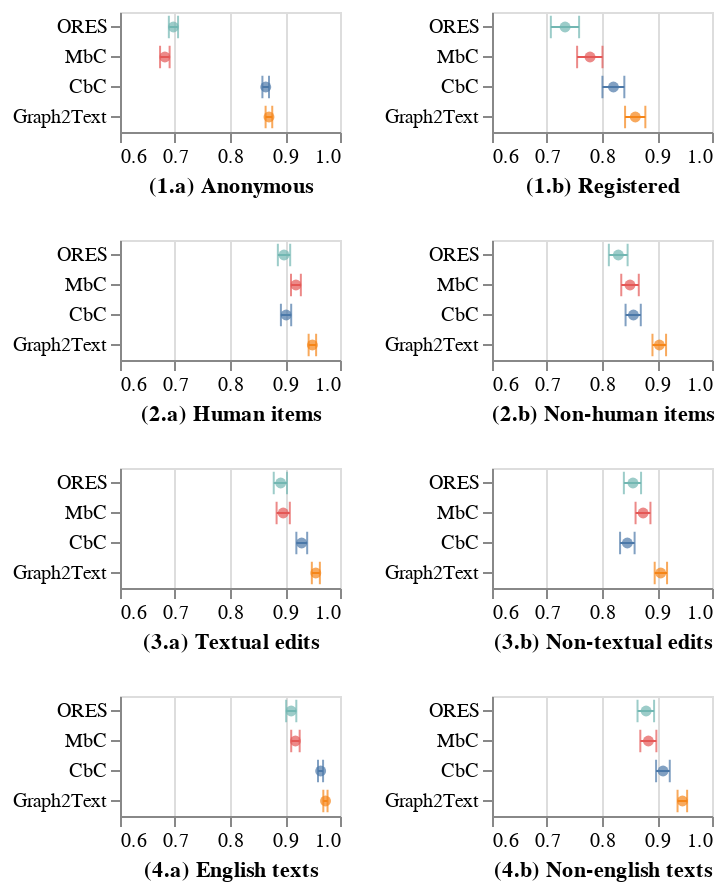

Write notebook code for a chart like this one.
### Code cell
import altair as alt
import pandas as pd

size = 85

def make_plot_local(ss_local, title="Edits count"):
    bar = alt.Chart(ss_local).mark_errorbar(ticks=True).encode(
        alt.X("x_top:Q").scale(domain=[0.65, 0.95]).title(title),
        alt.X2("x_bottom:Q"),
        alt.Y("model:N", title = "", sort=model_names),
        color = alt.Color("model:N", legend=None)
    ).properties(width=size+25, height=size-25)

    point = alt.Chart(ss_local).mark_point(
        filled=True,
        color="black"
    ).encode(
        alt.X("means:Q"),
        alt.Y("model:N", sort=model_names),
        color = alt.Color("model:N", title="Group:")
    ).properties(width=size+25, height=size-25)

    return bar + point

# Anon
source_local = source_anon[source_anon.types == "Anonymous"]
plot_1 = make_plot_local(source_local, title="(1.a) Anonymous")

source_local = source_anon[source_anon.types == "Registered"]
plot_2 = make_plot_local(source_local, title="(1.b) Registered")

# Anon
source_local = source_human[source_human.types == "Human item"]
plot_3 = make_plot_local(source_local, title="(2.a) Human items")

source_local = source_human[source_human.types == "Non-human item"]
plot_4 = make_plot_local(source_local, title="(2.b) Non-human items")

# is text edit:
source_local = source_text[source_text.types == "Textual edit"]
plot_5 = make_plot_local(source_local, title="(3.a) Textual edits")

source_local = source_text[source_text.types == "Non-textual edit"]
plot_6 = make_plot_local(source_local, title="(3.b) Non-textual edits")

# is text edit:
source_local = source_en[source_en.types == "English"]
plot_7 = make_plot_local(source_local, title="(4.a) English texts")

source_local = source_en[source_en.types == "Non-english"]
plot_8 = make_plot_local(source_local, title="(4.b) Non-english texts")

(plot_1 | plot_2) & (plot_3 | plot_4) & (plot_5 | plot_6) & (plot_7 | plot_8)

### Figure 1 — Vega-Lite specification as saved in the notebook (floating-point values rounded to 4 significant figures)
{"config": {"view": {"continuousWidth": 300, "continuousHeight": 300}}, "vconcat": [{"hconcat": [{"layer": [{"mark": {"type": "errorbar", "ticks": true}, "encoding": {"color": {"field": "model", "legend": null, "type": "nominal"}, "x": {"field": "x_top", "scale": {"domain": [0.65, 0.95]}, "title": "(1.a) Anonymous", "type": "quantitative"}, "x2": {"field": "x_bottom"}, "y": {"field": "model", "sort": ["Rule-based", "ORES", "MbC", "CbC", "Graph2Text"], "title": "", "type": "nominal"}}}, {"mark": {"type": "point", "color": "black", "filled": true}, "encoding": {"color": {"field": "model", "title": "Group:", "type": "nominal"}, "x": {"field": "means", "type": "quantitative"}, "y": {"field": "model", "sort": ["Rule-based", "ORES", "MbC", "CbC", "Graph2Text"], "type": "nominal"}}}], "data": {"name": "data-a471ab6625dffb834efb663dc6d1360d"}, "height": 60, "width": 110}, {"layer": [{"mark": {"type": "errorbar", "ticks": true}, "encoding": {"color": {"field": "model", "legend": null, "type": "nominal"}, "x": {"field": "x_top", "scale": {"domain": [0.65, 0.95]}, "title": "(1.b) Registered", "type": "quantitative"}, "x2": {"field": "x_bottom"}, "y": {"field": "model", "sort": ["Rule-based", "ORES", "MbC", "CbC", "Graph2Text"], "title": "", "type": "nominal"}}}, {"mark": {"type": "point", "color": "black", "filled": true}, "encoding": {"color": {"field": "model", "title": "Group:", "type": "nominal"}, "x": {"field": "means", "type": "quantitative"}, "y": {"field": "model", "sort": ["Rule-based", "ORES", "MbC", "CbC", "Graph2Text"], "type": "nominal"}}}], "data": {"name": "data-09136c286523e5e64bfda04f75471c84"}, "height": 60, "width": 110}]}, {"hconcat": [{"layer": [{"mark": {"type": "errorbar", "ticks": true}, "encoding": {"color": {"field": "model", "legend": null, "type": "nominal"}, "x": {"field": "x_top", "scale": {"domain": [0.65, 0.95]}, "title": "(2.a) Human items", "type": "quantitative"}, "x2": {"field": "x_bottom"}, "y": {"field": "model", "sort": ["Rule-based", "ORES", "MbC", "CbC", "Graph2Text"], "title": "", "type": "nominal"}}}, {"mark": {"type": "point", "color": "black", "filled": true}, "encoding": {"color": {"field": "model", "title": "Group:", "type": "nominal"}, "x": {"field": "means", "type": "quantitative"}, "y": {"field": "model", "sort": ["Rule-based", "ORES", "MbC", "CbC", "Graph2Text"], "type": "nominal"}}}], "data": {"name": "data-982b54e657d0a2a0515f55a1904dd9ae"}, "height": 60, "width": 110}, {"layer": [{"mark": {"type": "errorbar", "ticks": true}, "encoding": {"color": {"field": "model", "legend": null, "type": "nominal"}, "x": {"field": "x_top", "scale": {"domain": [0.65, 0.95]}, "title": "(2.b) Non-human items", "type": "quantitative"}, "x2": {"field": "x_bottom"}, "y": {"field": "model", "sort": ["Rule-based", "ORES", "MbC", "CbC", "Graph2Text"], "title": "", "type": "nominal"}}}, {"mark": {"type": "point", "color": "black", "filled": true}, "encoding": {"color": {"field": "model", "title": "Group:", "type": "nominal"}, "x": {"field": "means", "type": "quantitative"}, "y": {"field": "model", "sort": ["Rule-based", "ORES", "MbC", "CbC", "Graph2Text"], "type": "nominal"}}}], "data": {"name": "data-a2e80d1e99f0bc971e192e549a3160eb"}, "height": 60, "width": 110}]}, {"hconcat": [{"layer": [{"mark": {"type": "errorbar", "ticks": true}, "encoding": {"color": {"field": "model", "legend": null, "type": "nominal"}, "x": {"field": "x_top", "scale": {"domain": [0.65, 0.95]}, "title": "(3.a) Textual edits", "type": "quantitative"}, "x2": {"field": "x_bottom"}, "y": {"field": "model", "sort": ["Rule-based", "ORES", "MbC", "CbC", "Graph2Text"], "title": "", "type": "nominal"}}}, {"mark": {"type": "point", "color": "black", "filled": true}, "encoding": {"color": {"field": "model", "title": "Group:", "type": "nominal"}, "x": {"field": "means", "type": "quantitative"}, "y": {"field": "model", "sort": ["Rule-based", "ORES", "MbC", "CbC", "Graph2Text"], "type": "nominal"}}}], "data": {"name": "data-c05cd4aa6bf29dee292d4601372900ce"}, "height": 60, "width": 110}, {"layer": [{"mark": {"type": "errorbar", "ticks": true}, "encoding": {"color": {"field": "model", "legend": null, "type": "nominal"}, "x": {"field": "x_top", "scale": {"domain": [0.65, 0.95]}, "title": "(3.b) Non-textual edits", "type": "quantitative"}, "x2": {"field": "x_bottom"}, "y": {"field": "model", "sort": ["Rule-based", "ORES", "MbC", "CbC", "Graph2Text"], "title": "", "type": "nominal"}}}, {"mark": {"type": "point", "color": "black", "filled": true}, "encoding": {"color": {"field": "model", "title": "Group:", "type": "nominal"}, "x": {"field": "means", "type": "quantitative"}, "y": {"field": "model", "sort": ["Rule-based", "ORES", "MbC", "CbC", "Graph2Text"], "type": "nominal"}}}], "data": {"name": "data-38c69a0e1715694f251f85daa0389db2"}, "height": 60, "width": 110}]}, {"hconcat": [{"layer": [{"mark": {"type": "errorbar", "ticks": true}, "encoding": {"color": {"field": "model", "legend": null, "type": "nominal"}, "x": {"field": "x_top", "scale": {"domain": [0.65, 0.95]}, "title": "(4.a) English texts", "type": "quantitative"}, "x2": {"field": "x_bottom"}, "y": {"field": "model", "sort": ["Rule-based", "ORES", "MbC", "CbC", "Graph2Text"], "title": "", "type": "nominal"}}}, {"mark": {"type": "point", "color": "black", "filled": true}, "encoding": {"color": {"field": "model", "title": "Group:", "type": "nominal"}, "x": {"field": "means", "type": "quantitative"}, "y": {"field": "model", "sort": ["Rule-based", "ORES", "MbC", "CbC", "Graph2Text"], "type": "nominal"}}}], "data": {"name": "data-2313516d2441d9022d925f54babd8750"}, "height": 60, "width": 110}, {"layer": [{"mark": {"type": "errorbar", "ticks": true}, "encoding": {"color": {"field": "model", "legend": null, "type": "nominal"}, "x": {"field": "x_top", "scale": {"domain": [0.65, 0.95]}, "title": "(4.b) Non-english texts", "type": "quantitative"}, "x2": {"field": "x_bottom"}, "y": {"field": "model", "sort": ["Rule-based", "ORES", "MbC", "CbC", "Graph2Text"], "title": "", "type": "nominal"}}}, {"mark": {"type": "point", "color": "black", "filled": true}, "encoding": {"color": {"field": "model", "title": "Group:", "type": "nominal"}, "x": {"field": "means", "type": "quantitative"}, "y": {"field": "model", "sort": ["Rule-based", "ORES", "MbC", "CbC", "Graph2Text"], "type": "nominal"}}}], "data": {"name": "data-b68e33065c9124a644d6b33981819389"}, "height": 60, "width": 110}]}], "$schema": "https://vega.github.io/schema/vega-lite/v5.20.1.json", "datasets": {"data-a471ab6625dffb834efb663dc6d1360d": [{"model": "ORES", "types": "Anonymous", "means": 0.6971, "x_top": 0.6888, "x_bottom": 0.7056}, {"model": "MbC", "types": "Anonymous", "means": 0.6816, "x_top": 0.6728, "x_bottom": 0.6902}, {"model": "CbC", "types": "Anonymous", "means": 0.865, "x_top": 0.8589, "x_bottom": 0.8709}, {"model": "Graph2Text", "types": "Anonymous", "means": 0.8709, "x_top": 0.8648, "x_bottom": 0.8768}], "data-09136c286523e5e64bfda04f75471c84": [{"model": "ORES", "types": "Registered", "means": 0.7329, "x_top": 0.707, "x_bottom": 0.7584}, {"model": "MbC", "types": "Registered", "means": 0.7782, "x_top": 0.7547, "x_bottom": 0.8009}, {"model": "CbC", "types": "Registered", "means": 0.8208, "x_top": 0.8008, "x_bottom": 0.8406}, {"model": "Graph2Text", "types": "Registered", "means": 0.8606, "x_top": 0.842, "x_bottom": 0.8788}], "data-982b54e657d0a2a0515f55a1904dd9ae": [{"model": "ORES", "types": "Human item", "means": 0.8982, "x_top": 0.887, "x_bottom": 0.9094}, {"model": "MbC", "types": "Human item", "means": 0.9199, "x_top": 0.9109, "x_bottom": 0.9288}, {"model": "CbC", "types": "Human item", "means": 0.9021, "x_top": 0.8926, "x_bottom": 0.9112}, {"model": "Graph2Text", "types": "Human item", "means": 0.9498, "x_top": 0.943, "x_bottom": 0.9566}], "data-a2e80d1e99f0bc971e192e549a3160eb": [{"model": "ORES", "types": "Non-human item", "means": 0.8297, "x_top": 0.8125, "x_bottom": 0.8466}, {"model": "MbC", "types": "Non-human item", "means": 0.8509, "x_top": 0.835, "x_bottom": 0.8669}, {"model": "CbC", "types": "Non-human item", "means": 0.8572, "x_top": 0.8429, "x_bottom": 0.8705}, {"model": "Graph2Text", "types": "Non-human item", "means": 0.9043, "x_top": 0.8918, "x_bottom": 0.9165}], "data-c05cd4aa6bf29dee292d4601372900ce": [{"model": "ORES", "types": "Textual edit", "means": 0.8922, "x_top": 0.8795, "x_bottom": 0.9036}, {"model": "MbC", "types": "Textual edit", "means": 0.8967, "x_top": 0.8847, "x_bottom": 0.9088}, {"model": "CbC", "types": "Textual edit", "means": 0.9302, "x_top": 0.9206, "x_bottom": 0.9403}, {"model": "Graph2Text", "types": "Textual edit", "means": 0.956, "x_top": 0.9488, "x_bottom": 0.9634}], "data-38c69a0e1715694f251f85daa0389db2": [{"model": "ORES", "types": "Non-textual edit", "means": 0.8563, "x_top": 0.8398, "x_bottom": 0.871}, {"model": "MbC", "types": "Non-textual edit", "means": 0.8748, "x_top": 0.861, "x_bottom": 0.8881}, {"model": "CbC", "types": "Non-textual edit", "means": 0.846, "x_top": 0.8329, "x_bottom": 0.8593}, {"model": "Graph2Text", "types": "Non-textual edit", "means": 0.9068, "x_top": 0.8958, "x_bottom": 0.9183}], "data-2313516d2441d9022d925f54babd8750": [{"model": "ORES", "types": "English", "means": 0.9112, "x_top": 0.902, "x_bottom": 0.9206}, {"model": "MbC", "types": "English", "means": 0.919, "x_top": 0.9113, "x_bottom": 0.9267}, {"model": "CbC", "types": "English", "means": 0.9649, "x_top": 0.96, "x_bottom": 0.9692}, {"model": "Graph2Text", "types": "English", "means": 0.9737, "x_top": 0.9697, "x_bottom": 0.9773}], "data-b68e33065c9124a644d6b33981819389": [{"model": "ORES", "types": "Non-english", "means": 0.8802, "x_top": 0.8646, "x_bottom": 0.8947}, {"model": "MbC", "types": "Non-english", "means": 0.8843, "x_top": 0.8697, "x_bottom": 0.8989}, {"model": "CbC", "types": "Non-english", "means": 0.911, "x_top": 0.8983, "x_bottom": 0.9232}, {"model": "Graph2Text", "types": "Non-english", "means": 0.9463, "x_top": 0.9374, "x_bottom": 0.9548}]}}
